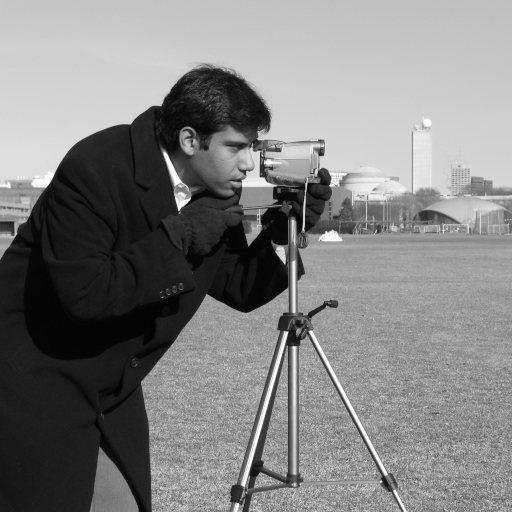
#> input picture skimage.data.camera(), 512 x 512 px
$ jupyter execute --allow-errors ZDO_cv5.ipynb
#> lines starting #> are read from the running program, lines starting #| are printed output that depends on the picture
<center></center>
<center>ESF projekt Západočeské univerzity v Plzni reg. č. CZ.02.2.69/0.0/0.0/16 015/0002287</center>

# Frequency analysis

[cell 1]
import numpy as np
import matplotlib.pyplot as plt

from skimage import data
import skimage.io

[cell 2]
im = data.camera()
#> im is the input picture: shape (512, 512); min 0, max 255, mean 129.1

ft = np.fft.fft2(im)
ftshift = np.fft.fftshift(ft)
spek = 20*np.log(np.abs(ftshift))
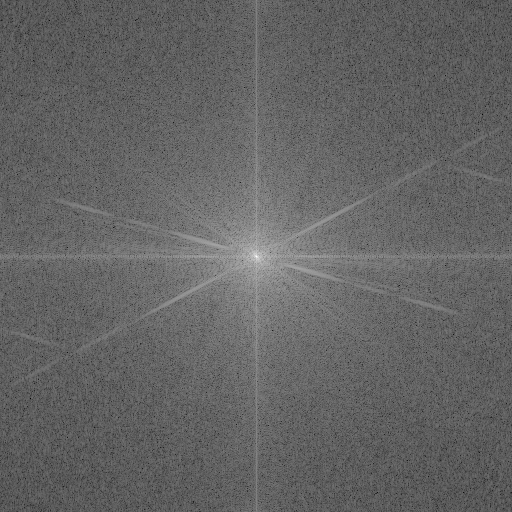
#> spek: shape (512, 512) float64; min 46.66, max 346.7, mean 164.9; drawn with min black and max white

# vizualizace
plt.subplot(121)
plt.imshow(spek, cmap = 'gray')
plt.title('Spektrum')

plt.subplot(122)
plt.imshow(im, cmap='gray')
plt.show()

[cell 3]
x, y = np.indices(im.shape)
center1 = (256, 256)
radius1 = 20
mask = (x - center1[0])**2 + (y - center1[1])**2 < radius1**2

plt.imshow(mask)
plt.show()
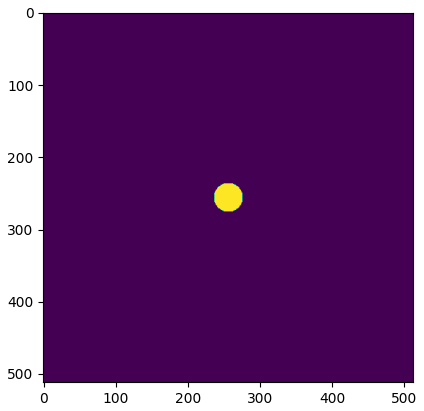
#> figure drawn by matplotlib, 1 panel

[cell 4]
#ftshift * mask
ftshift_mask = ftshift*(mask)
ftishift_back = np.fft.ifftshift(ftshift_mask)
im_back = np.fft.ifft2(ftishift_back)
im_back = np.abs(im_back)
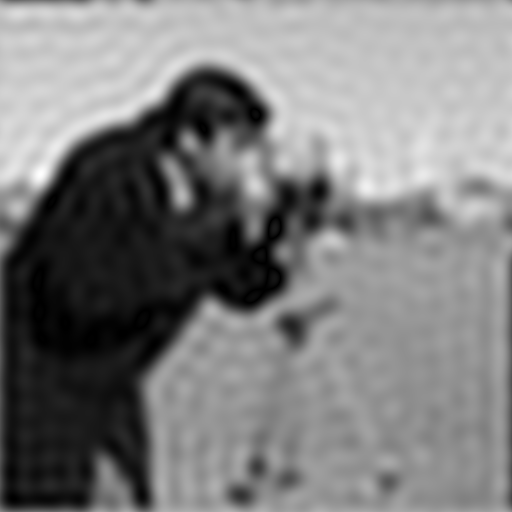
#> im_back: shape (512, 512) float64; min 1.82e-06, max 261.4, mean 129.1; drawn with min black and max white

# Visualization
plt.figure(figsize=(9, 4))
plt.subplot(121)
plt.imshow(im_back, cmap='gray')
plt.subplot(122)
plt.imshow(np.log(np.abs(ftshift_mask)), cmap='gray')
plt.show()
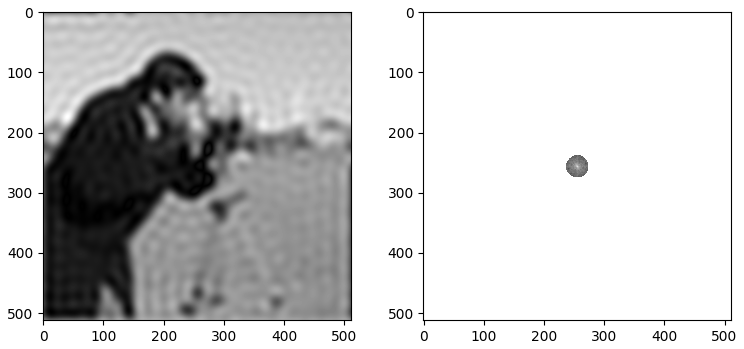
#> figure drawn by matplotlib, 2 panels

[cell 5]
# Vytvoření filtru
x, y = np.indices(im.shape)
center2 = (256, 256)
radius2 = 80
mask2 = (x - center1[0])**2 + (y - center1[1])**2 < radius1**2


# Filtrace a zpětná FT
ftshift_mask = ftshift*(1-mask2)
ftishift_back = np.fft.ifftshift(ftshift_mask)
im_back2 = np.fft.ifft2(ftishift_back)
im_back2 = np.abs(im_back2)
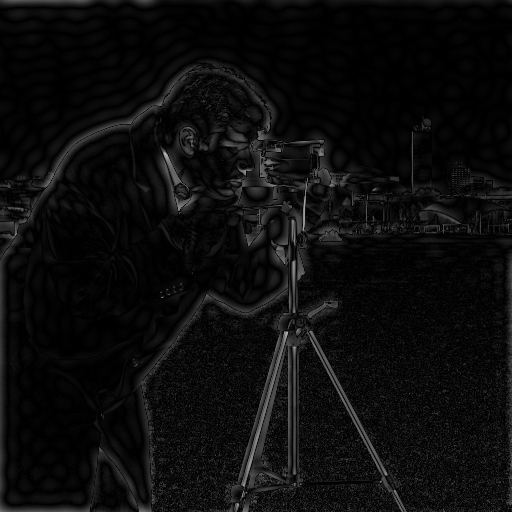
#> im_back2: shape (512, 512) float64; min 2.81e-05, max 180.6, mean 12.8

# Visualization
plt.figure(figsize=(9, 4))
plt.subplot(121)
plt.imshow(im_back2, cmap='gray')
plt.subplot(122)

plt.imshow(np.log(np.abs(ftshift_mask)), cmap='gray')
plt.show()
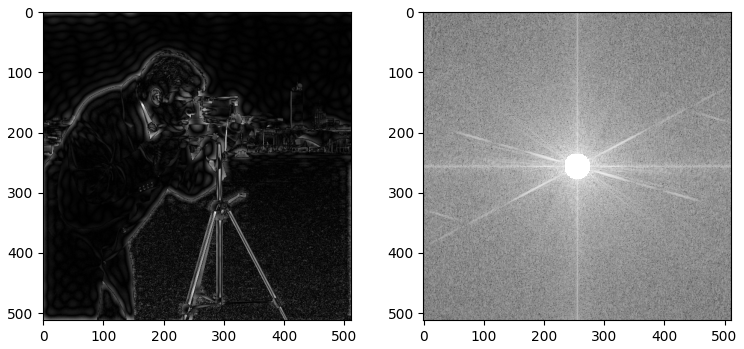
#> figure drawn by matplotlib, 2 panels

[cell 6]
twigs = skimage.io.imread('twigs.jpg')
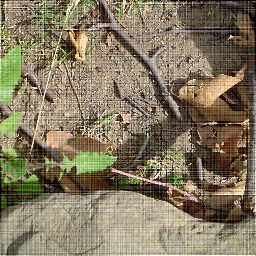
#> input picture Cviceni_IG/twigs.jpg, 256 x 256 px
#> twigs is the input picture: shape (256, 256, 3); mean R, G, B 132.3, 120.9, 97
twigs = skimage.color.rgb2gray(twigs)
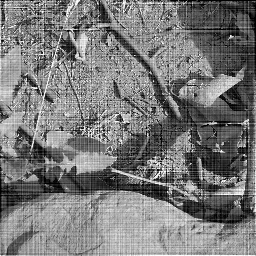
#> twigs: shape (256, 256) float64; min 0, max 0.999, mean 0.477
plt.imshow(twigs, cmap='gray')
plt.show()

[cell 7]
ft = np.fft.fft2(twigs)
ftshift = np.fft.fftshift(ft)
spek = 20*np.log(np.abs(ftshift))
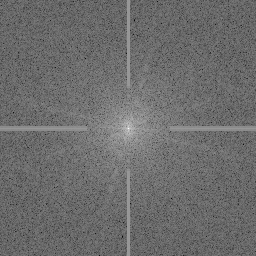
#> spek: shape (256, 256) float64; min -46.79, max 207, mean 61.6; drawn with min black and max white

plt.imshow(spek, cmap = 'gray')
plt.show()

[cell 8]
mask = np.ones_like(spek)
mask[120:135,:90] = 0
mask[:90, 120:135] = 0
mask[160:, 120:135] = 0
mask[120:135, 160:] = 0
#> (the rest of this cell did not finish here and is left out)

[cell 9]
spek_new = ftshift*mask
ftishift_back = np.fft.ifftshift(spek_new)
im_back = np.fft.ifft2(ftishift_back)
im_back = np.abs(im_back)
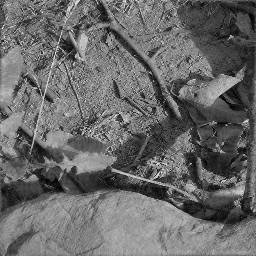
#> im_back: shape (256, 256) float64; min 0.00282, max 1.15, mean 0.477; drawn with min black and max white
plt.imshow(im_back, cmap = 'gray')
plt.show()

[cell 10]
print(im_back)
#> (printed output is left out)
